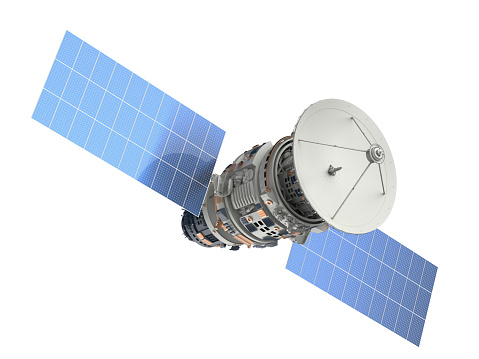
#> input picture EmbeddedSystems/images_and_scripts/satellite.bmp, 479 x 359 px
$ python preprocess_image.py
#> lines starting #> are read from the running program, lines starting #| are printed output that depends on the picture
import cv2
import numpy as np

if (__name__ == '__main__'):
    # parameters
    image_path = "satellite.bmp"
    rgb_txt_filename  = "rgb.txt"
    gray_txt_filename = "gray.txt"

    width  = 64
    height = 64

    # process
    image = cv2.imread(image_path)
#> image is the input picture: shape (359, 479, 3); mean B, G, R 238.1, 230.3, 224.4
    resized_image = cv2.resize(image, (height,width), interpolation = cv2.INTER_AREA)
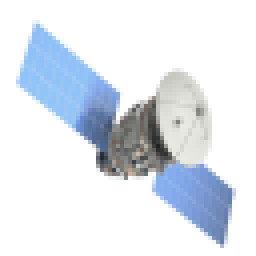
#> resized_image: shape (64, 64, 3) (shown 4 times larger); mean B, G, R 238.1, 230.3, 224.4

    image_1d      = resized_image.reshape(height*width*3,1)
#> image_1d = 12288 values, max 255 at index 0, min 32 at index 7565, mean 230.9
    f = open(rgb_txt_filename, "w")
    for index in range(height*width*3):
        f.write(str(image_1d[index][0]))
        f.write("\n")
    f.close()

    resized_image = cv2.resize(image, (height,width), interpolation = cv2.INTER_AREA)
    gray_image = np.ones((height,width))
    for row in range(height):
        for col in range(width):
            gray_image[row,col] = resized_image[row,col,0]*0.3 + resized_image[row,col,1]*0.59 + resized_image[row,col,2]*0.11
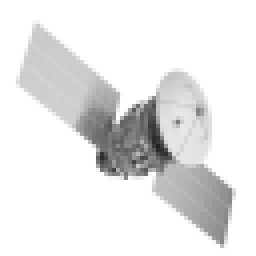
#> gray_image: shape (64, 64) float64 (shown 4 times larger); min 33.7, max 255, mean 232

    image_1d      = np.array(gray_image.reshape(height*width,1), dtype=np.uint8)
#> image_1d = 4096 values, max 255 at index 0, min 33 at index 2343, mean 231.9
    f = open(gray_txt_filename, "w")
    for index in range(height*width):
        f.write(str(image_1d[index][0]))
        f.write("\n")
    f.close()
